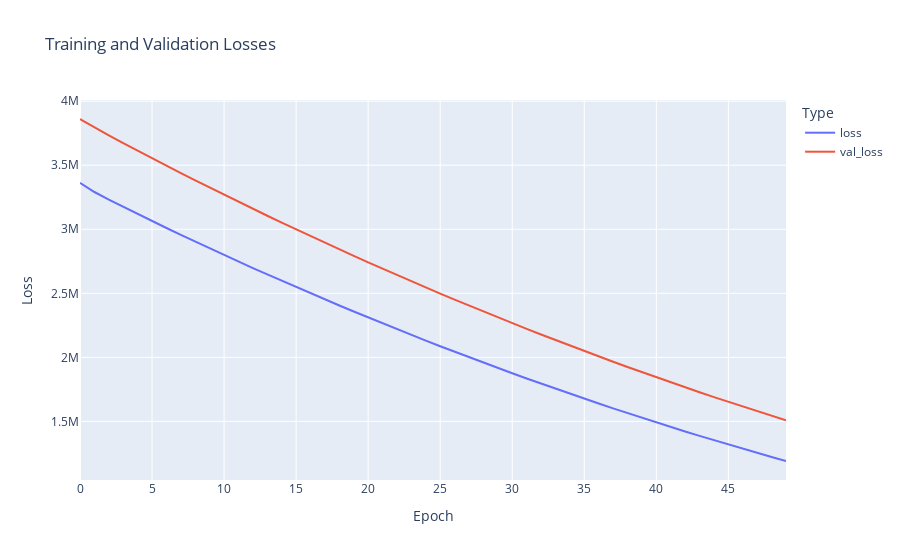

Notebook cell for this chart:
### Code cell
import plotly.express as px
fig = px.line(history.history, y=['loss', 'val_loss'], 
              labels={'value':'Loss', 'variable':'Type', 'index':'Epoch'},
              title='Training and Validation Losses')
fig.update_xaxes(title='Epoch')
fig.update_yaxes(title='Loss')
fig.show()

### Figure 1 — Plotly figure (JSON) as saved in the notebook; plotly's stock layout.template omitted (floating-point values rounded to 4 significant figures)
{"data": [{"hovertemplate": "Type=loss<br>Epoch=%{x}<br>Loss=%{y}<extra></extra>", "legendgroup": "loss", "line": {"color": "#636efa", "dash": "solid"}, "marker": {"symbol": "circle"}, "mode": "lines", "name": "loss", "orientation": "v", "showlegend": true, "type": "scatter", "x": [0, 1, 2, 3, 4, 5, 6, 7, 8, 9, 10, 11, 12, 13, 14, 15, 16, 17, 18, 19, 20, 21, 22, 23, 24, 25, 26, 27, 28, 29, 30, 31, 32, 33, 34, 35, 36, 37, 38, 39, 40, 41, 42, 43, 44, 45, 46, 47, 48, 49], "xaxis": "x", "y": [3362000.0, 3291000.0, 3232000.0, 3175000.0, 3119000.0, 3064000.0, 3009757, 2956000.0, 2903000.0, 2850948, 2799000.0, 2748000.0, 2697000.0, 2647000.0, 2598000.0, 2549000.0, 2500104, 2452000.0, 2404649, 2358000.0, 2311000.0, 2265000.0, 2220013, 2175000.0, 2131000.0, 2087000.0, 2044000.0, 2001000.0, 1959000.0, 1917000.0, 1876000.0, 1835000.0, 1795000.0, 1755000.0, 1716000.0, 1677000.0, 1639332, 1602000.0, 1565000.0, 1528000.0, 1492078, 1457000.0, 1422000.0, 1387000.0, 1353000.0, 1320000.0, 1287000.0, 1254000.0, 1222000.0, 1191000.0], "yaxis": "y"}, {"hovertemplate": "Type=val_loss<br>Epoch=%{x}<br>Loss=%{y}<extra></extra>", "legendgroup": "val_loss", "line": {"color": "#EF553B", "dash": "solid"}, "marker": {"symbol": "circle"}, "mode": "lines", "name": "val_loss", "orientation": "v", "showlegend": true, "type": "scatter", "x": [0, 1, 2, 3, 4, 5, 6, 7, 8, 9, 10, 11, 12, 13, 14, 15, 16, 17, 18, 19, 20, 21, 22, 23, 24, 25, 26, 27, 28, 29, 30, 31, 32, 33, 34, 35, 36, 37, 38, 39, 40, 41, 42, 43, 44, 45, 46, 47, 48, 49], "xaxis": "x", "y": [3860837, 3795719, 3734000.0, 3672748, 3613000.0, 3554127, 3496000.0, 3438456, 3382000.0, 3325000.0, 3270000.0, 3214385, 3160000.0, 3106000.0, 3052000.0, 2999000.0, 2947000.0, 2895000.0, 2843249, 2792000.0, 2742000.0, 2692102, 2643000.0, 2594000.0, 2546000.0, 2498000.0, 2450659, 2404000.0, 2357742, 2312066, 2267000.0, 2222000.0, 2178000.0, 2135000.0, 2092000.0, 2049000.0, 2007000.0, 1965000.0, 1924000.0, 1884000.0, 1844000.0, 1804615, 1766000.0, 1727000.0, 1689000.0, 1652111, 1615000.0, 1579000.0, 1543000.0, 1508000.0], "yaxis": "y"}], "layout": {"legend": {"title": {"text": "Type"}, "tracegroupgap": 0}, "title": {"text": "Training and Validation Losses"}, "xaxis": {"anchor": "y", "domain": [0, 1], "title": {"text": "Epoch"}}, "yaxis": {"anchor": "x", "domain": [0, 1], "title": {"text": "Loss"}}}}
